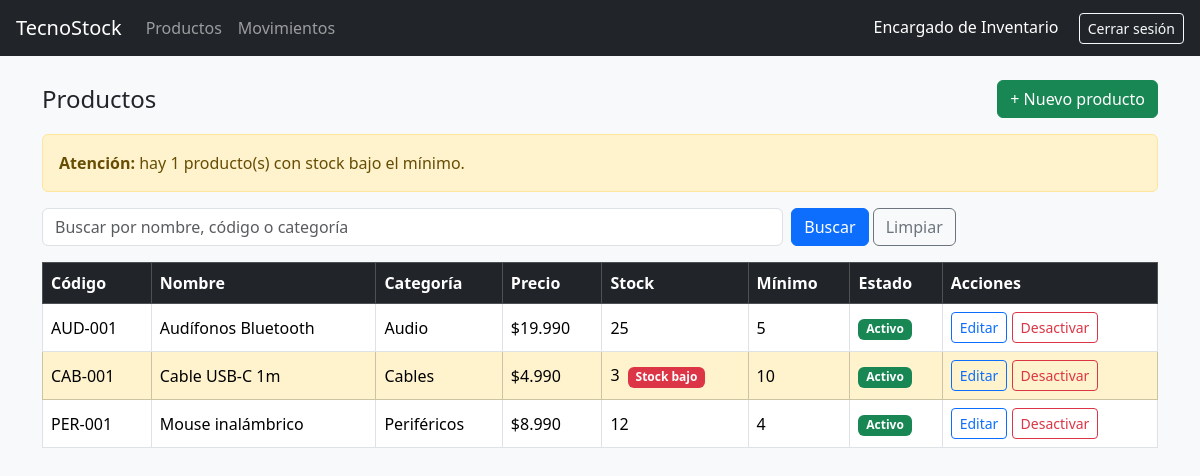
Screenshot of /productos.php (signed in) with the database file from the repository.
### tables this page shows
CREATE TABLE producto (
    idProducto  INT AUTO_INCREMENT PRIMARY KEY,
    codigo      VARCHAR(30)  NOT NULL UNIQUE,
    nombre      VARCHAR(100) NOT NULL,
    descripcion VARCHAR(255),
    precio      DECIMAL(10,2) NOT NULL,
    stockActual INT NOT NULL DEFAULT 0,
    stockMinimo INT NOT NULL DEFAULT 0,
    estado      TINYINT NOT NULL DEFAULT 1,    
    idCategoria INT NOT NULL,
    CONSTRAINT chkPrecio      CHECK (precio >= 0),
    CONSTRAINT chkStockActual CHECK (stockActual >= 0),
    CONSTRAINT chkStockMinimo CHECK (stockMinimo >= 0),
    CONSTRAINT fkProductoCategoria FOREIGN KEY (idCategoria)
        REFERENCES categoria(idCategoria)
);

CREATE TABLE categoria (
    idCategoria INT AUTO_INCREMENT PRIMARY KEY,
    nombre      VARCHAR(100) NOT NULL UNIQUE,
    descripcion VARCHAR(255),
    estado      TINYINT NOT NULL DEFAULT 1
);

### productos.php (the view, shortened to what this page needs)
<?php
require "conexion.php";
$buscar = trim($_GET["buscar"] ?? "");
$sql = "SELECT p.idProducto, p.codigo, p.nombre, p.precio, p.stockActual,
               p.stockMinimo, p.estado, c.nombre AS categoria
        FROM producto p
        INNER JOIN categoria c ON p.idCategoria = c.idCategoria";
$sql .= " ORDER BY p.nombre";
$consulta = $conexion->prepare($sql);
if ($buscar !== "") {
    $texto = "%" . $buscar . "%";
    $consulta->execute([$texto, $texto, $texto]);
} else {
    $consulta->execute();
}
$productos = $consulta->fetchAll();
$cantidadBajoStock = 0;
foreach ($productos as $producto) {
    if ($producto["estado"] == 1 && $producto["stockActual"] < $producto["stockMinimo"]) {
        $cantidadBajoStock++;
    }
}
?>
<!DOCTYPE html>
<html lang="es">
<head>
    <link href="https://cdn.jsdelivr.net/npm/bootstrap@5.3.3/dist/css/bootstrap.min.css" rel="stylesheet">
</head>
<body class="bg-light">
    <?php require "menu.php"; ?>
    <div class="container mt-4">
        <div class="d-flex justify-content-between align-items-center mb-3">
            <h4 class="mb-0">Productos</h4>
            <a href="productoForm.php" class="btn btn-success">+ Nuevo producto</a>
        </div>
        <?php if ($cantidadBajoStock > 0) { ?>
            <div class="alert alert-warning">
                <strong>Atención:</strong> hay <?php echo $cantidadBajoStock; ?> producto(s) con stock bajo el mínimo.
            </div>
        <?php } ?>
        <form method="GET" class="row g-2 mb-3">
            <div class="col-md-8">
                <input type="text" name="buscar" class="form-control"
                       placeholder="Buscar por nombre, código o categoría"
                       value="<?php echo htmlspecialchars($buscar); ?>">
            </div>
            <div class="col-md-4">
                <button type="submit" class="btn btn-primary">Buscar</button>
                <a href="productos.php" class="btn btn-outline-secondary">Limpiar</a>
            </div>
        </form>
        <div class="table-responsive">
            <table class="table table-bordered bg-white align-middle">
                <thead class="table-dark">
                    <tr>
                        <th>Código</th>
                        <th>Nombre</th>
                        <th>Categoría</th>
                        <th>Precio</th>
                        <th>Stock</th>
                        <th>Mínimo</th>
                        <th>Estado</th>
                        <th>Acciones</th>
                    </tr>
                </thead>
                <tbody>
                    <?php foreach ($productos as $producto) { ?>
                        <?php
                        $bajoStock = $producto["estado"] == 1 && $producto["stockActual"] < $producto["stockMinimo"];
                        $claseFila = "";
                        if ($producto["estado"] == 0) {
                            $claseFila = "table-secondary";
                        } elseif ($bajoStock) {
                            $claseFila = "table-warning";
                        }
                        ?>
                        <tr class="<?php echo $claseFila; ?>">
                            <td><?php echo htmlspecialchars($producto["codigo"]); ?></td>
                            <td><?php echo htmlspecialchars($producto["nombre"]); ?></td>
                            <td><?php echo htmlspecialchars($producto["categoria"]); ?></td>
                            <td>$<?php echo number_format($producto["precio"], 0, ",", "."); ?></td>
                            <td>
                                <?php echo $producto["stockActual"]; ?>
                                <?php if ($bajoStock) { ?>
                                    <span class="badge bg-danger ms-1">Stock bajo</span>
                                <?php } ?>
                            </td>
                            <td><?php echo $producto["stockMinimo"]; ?></td>
                            <td>
                                <?php if ($producto["estado"] == 1) { ?>
                                    <span class="badge bg-success">Activo</span>
                                <?php } else { ?>
                                    <span class="badge bg-secondary">Desactivado</span>
                                <?php } ?>
                            </td>
                            <td>
                                <?php if ($producto["estado"] == 1) { ?>
                                    <a href="productoForm.php?id=<?php echo $producto["idProducto"]; ?>"
                                       class="btn btn-sm btn-outline-primary">Editar</a>
                                    <form method="POST" action="desactivarProducto.php" class="d-inline"
                                          onsubmit="return confirm('¿Seguro que quieres desactivar este producto?')">
                                        <button type="submit" class="btn btn-sm btn-outline-danger">Desactivar</button>
                                    </form>
                                <?php } ?>
                            </td>
                        </tr>
                    <?php } ?>
                </tbody>
            </table>
        </div>
    </div>
</body>
</html>

### rows the page displays
producto: codigo "AUD-001", nombre "Audífonos Bluetooth", idCategoria.nombre "Audio", precio "19.990", stockActual "25", stockMinimo "5", estado "Activo"
producto: codigo "CAB-001", nombre "Cable USB-C 1m", idCategoria.nombre "Cables", precio "4.990", stockActual "3", estado "Stock bajo", stockMinimo "10"
producto: codigo "PER-001", nombre "Mouse inalámbrico", idCategoria.nombre "Periféricos", precio "8.990", stockActual "12", stockMinimo "4", estado "Activo"

### other values shown
$_SESSION["nombreUsuario"] "Encargado de Inventario"
$cantidadBajoStock "1"
